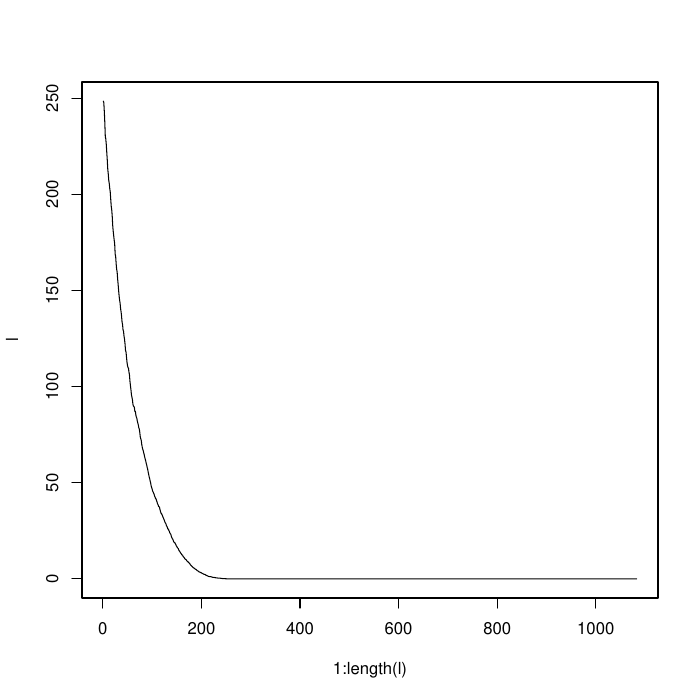

Reproduce this figure in R.
fitnesses <- read.table("graph_in.dat")

l <- fitnesses$min_fit

pdf("graph.pdf") #init graph to be written to file
plot(1:length(l), l, type="l")
dev.off() #write out graph
